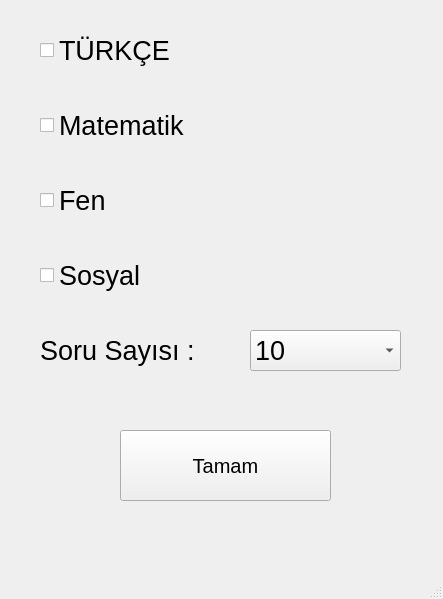
<?xml version="1.0" encoding="UTF-8"?>
<ui version="4.0">
 <class>dersEkle</class>
 <widget class="QMainWindow" name="dersEkle">
  <property name="geometry">
   <rect>
    <x>0</x>
    <y>0</y>
    <width>443</width>
    <height>599</height>
   </rect>
  </property>
  <property name="windowTitle">
   <string>Ders Ekle</string>
  </property>
  <widget class="QWidget" name="centralwidget">
   <widget class="QWidget" name="verticalLayoutWidget">
    <property name="geometry">
     <rect>
      <x>40</x>
      <y>20</y>
      <width>361</width>
      <height>307</height>
     </rect>
    </property>
    <layout class="QVBoxLayout" name="verticalLayout">
     <item>
      <widget class="QCheckBox" name="checkBox">
       <property name="font">
        <font>
         <pointsize>20</pointsize>
        </font>
       </property>
       <property name="text">
        <string>TÜRKÇE</string>
       </property>
      </widget>
     </item>
     <item>
      <spacer name="horizontalSpacer_2">
       <property name="orientation">
        <enum>Qt::Horizontal</enum>
       </property>
       <property name="sizeHint" stdset="0">
        <size>
         <width>40</width>
         <height>20</height>
        </size>
       </property>
      </spacer>
     </item>
     <item>
      <widget class="QCheckBox" name="checkBox_2">
       <property name="font">
        <font>
         <pointsize>20</pointsize>
        </font>
       </property>
       <property name="text">
        <string>Matematik</string>
       </property>
      </widget>
     </item>
     <item>
      <spacer name="horizontalSpacer_3">
       <property name="orientation">
        <enum>Qt::Horizontal</enum>
       </property>
       <property name="sizeHint" stdset="0">
        <size>
         <width>40</width>
         <height>20</height>
        </size>
       </property>
      </spacer>
     </item>
     <item>
      <widget class="QCheckBox" name="checkBox_3">
       <property name="font">
        <font>
         <pointsize>20</pointsize>
        </font>
       </property>
       <property name="text">
        <string>Fen</string>
       </property>
      </widget>
     </item>
     <item>
      <spacer name="horizontalSpacer">
       <property name="orientation">
        <enum>Qt::Horizontal</enum>
       </property>
       <property name="sizeHint" stdset="0">
        <size>
         <width>40</width>
         <height>20</height>
        </size>
       </property>
      </spacer>
     </item>
     <item>
      <widget class="QCheckBox" name="checkBox_4">
       <property name="font">
        <font>
         <pointsize>20</pointsize>
        </font>
       </property>
       <property name="text">
        <string>Sosyal</string>
       </property>
      </widget>
     </item>
     <item>
      <spacer name="horizontalSpacer_4">
       <property name="orientation">
        <enum>Qt::Horizontal</enum>
       </property>
       <property name="sizeHint" stdset="0">
        <size>
         <width>40</width>
         <height>20</height>
        </size>
       </property>
      </spacer>
     </item>
    </layout>
   </widget>
   <widget class="QLabel" name="label">
    <property name="geometry">
     <rect>
      <x>40</x>
      <y>330</y>
      <width>181</width>
      <height>40</height>
     </rect>
    </property>
    <property name="font">
     <font>
      <pointsize>20</pointsize>
     </font>
    </property>
    <property name="text">
     <string>Soru Sayısı :</string>
    </property>
   </widget>
   <widget class="QComboBox" name="comboBox">
    <property name="geometry">
     <rect>
      <x>250</x>
      <y>330</y>
      <width>151</width>
      <height>41</height>
     </rect>
    </property>
    <property name="font">
     <font>
      <pointsize>20</pointsize>
     </font>
    </property>
    <item>
     <property name="text">
      <string>10</string>
     </property>
    </item>
    <item>
     <property name="text">
      <string>20</string>
     </property>
    </item>
    <item>
     <property name="text">
      <string>30</string>
     </property>
    </item>
    <item>
     <property name="text">
      <string>40</string>
     </property>
    </item>
   </widget>
   <widget class="QPushButton" name="pushButton_2">
    <property name="geometry">
     <rect>
      <x>120</x>
      <y>430</y>
      <width>211</width>
      <height>71</height>
     </rect>
    </property>
    <property name="font">
     <font>
      <pointsize>15</pointsize>
     </font>
    </property>
    <property name="text">
     <string>Tamam</string>
    </property>
   </widget>
  </widget>
  <widget class="QStatusBar" name="statusbar"/>
 </widget>
 <resources/>
 <connections/>
</ui>
